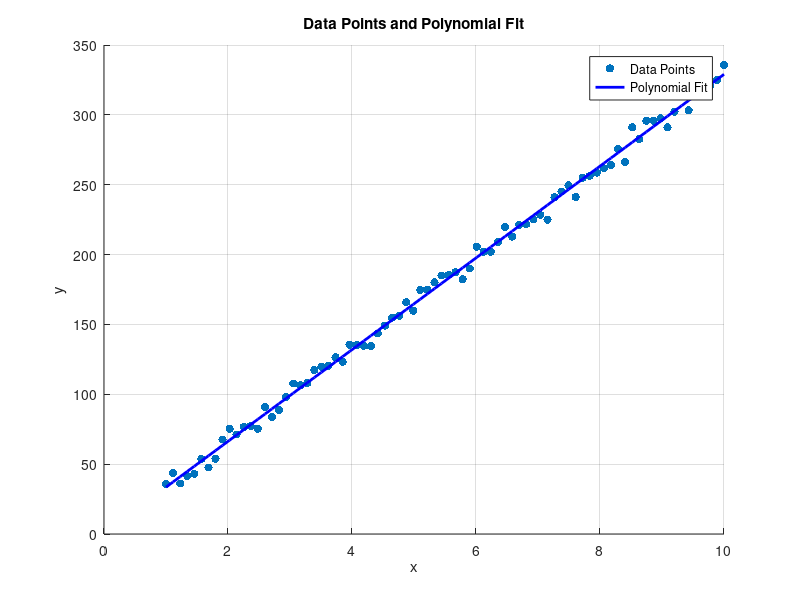

The MATLAB source for this figure:
R = 33;
n = 80; % Number of data points
x = linspace(1, 10, n);
y = R * x + randn(1, n) * 5; % Linear relationship with some noise

% Polynomial fit
p_poly = polyfit(x, y, 2); % Fit a quadratic polynomial
y_poly_fit = polyval(p_poly, x);

% Plotting
figure;
scatter(x, y, 'filled');
hold on;
plot(x, y_poly_fit, '-b', 'LineWidth', 2);
xlabel('x');
ylabel('y');
title('Data Points and Polynomial Fit');
legend('Data Points', 'Polynomial Fit');
grid on;